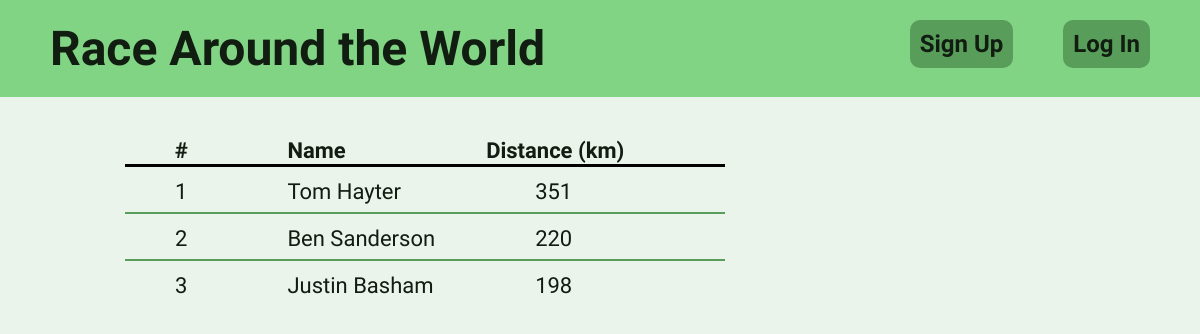
/tracker/leaderboard/, run on an earlier commit of the app's database.
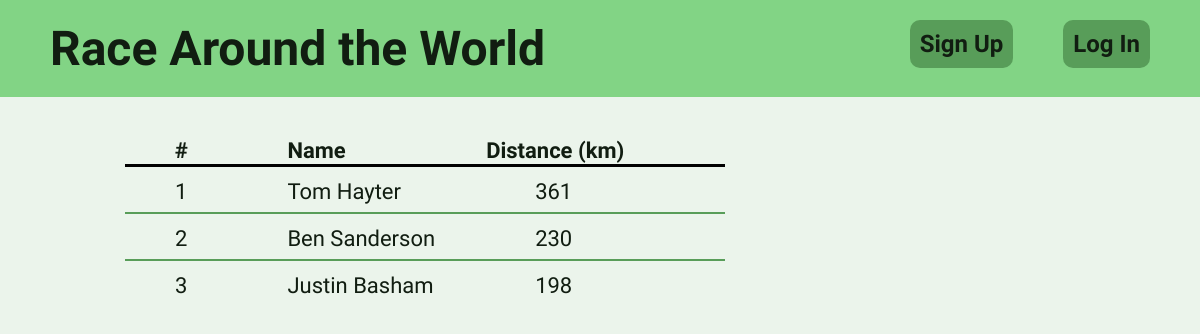
And on a later commit of the database.
### tracker/models.py (models this page shows, shortened)
class User(models.Model):
    webuser = models.OneToOneField(WebUser, on_delete=models.CASCADE, null=True)
    strava_id = models.IntegerField()
    firstName = models.CharField(max_length=100)
    lastName = models.CharField(max_length=100)
    accessToken = models.CharField(max_length=300)
    refreshToken = models.CharField(max_length=300)
    code = models.CharField(max_length=300)
    expiresAt = models.IntegerField()

### tracker/views.py (the view)
# urls.py: path("leaderboard/", views.leaderboard_page, name="leaderboard"),
def leaderboard_page(request):
    rankings = []
    for user in User.objects.all():
        total = get_stats(user.id).total_distance
        rankings.append((user, round(total)))
    rankings = sorted(rankings, key=lambda x: x[1], reverse=True)
    context = {
        "logged_in": request.user.is_authenticated,
        "unit": "km",
        "users": rankings
    }
    return render(request, "tracker/leaderboard.html", context)

### tracker/views.py (called while the page is built)
def get_stats(user):
    if user not in CACHE.users:
        CACHE.add_user(user)
    return CACHE.users[user]

    def add_user(self, user):
        self.users[user] = Statistics(user)

### tracker/templates/tracker/leaderboard.html
{% extends "tracker/base.html" %}
{% load static %}
{% block content %}
<link rel="stylesheet" href="{% static 'tracker/milestones.css' %}">
<div class="content">
    <table class="table">
        <tr style="padding-bottom: 10px; border-bottom:3px solid black">
            <th>#</th><th style="text-align: left; padding-left: 50px;">Name</th><th>Distance ({{unit}})</th>
        </tr>
        {% for row in users %}
        <tr>
            <td>{{ forloop.counter0|add:"1" }}</td>
            <td><a href="{% url 'user' %}?name={{row.0.id}}">{{ row.0.firstName }} {{ row.0.lastName }}</a></td>
            <td>{{ row.1 }}</td>
            <td></td>
        </tr>
        {% endfor %}
    </table>
</div>
{% endblock %}

What changed in the data, as far as the page shows it:
changed User "Tom": row "351" → "361"
changed User "Ben": row "220" → "230"
